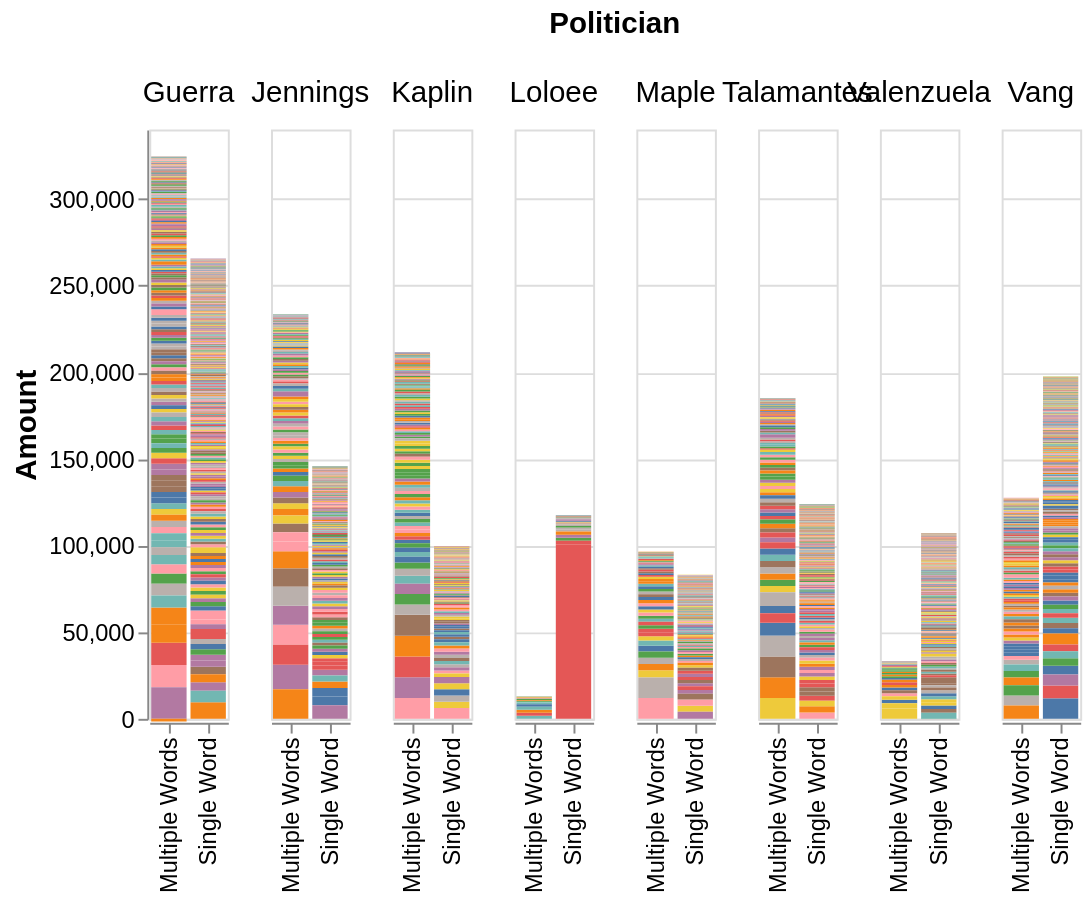

Describe this chart as a Vega-Lite specification.
### Vega-Lite specification from a JSON file in a GitHub repository (floating-point values rounded to 4 significant figures; data arrays with more than 128 entries replaced by an {"elided": "..."} marker saying what was removed)
{"config": {"view": {"continuousWidth": 400, "continuousHeight": 300}}, "data": {"name": "data-aba496fa14898d9545c28e279cd18025"}, "mark": "bar", "encoding": {"color": {"field": "contributorLastName", "legend": null, "type": "nominal"}, "column": {"field": "PoliticianLastName", "header": {"labelFontSize": 15, "titleFontSize": 15}, "title": "Politician", "type": "nominal"}, "order": {"field": "amount", "sort": "descending", "type": "quantitative"}, "tooltip": [{"field": "contributorLastName", "title": "Contributor's Name", "type": "nominal"}, {"field": "contributorCity", "title": "Contributor's City", "type": "nominal"}, {"field": "amount", "format": "$,.2f", "title": "Amount", "type": "quantitative"}], "x": {"axis": {"labelFontSize": 12, "title": null}, "field": "NameType", "type": "nominal"}, "y": {"axis": {"labelFontSize": 12, "title": "Amount", "titleFontSize": 15}, "field": "amount", "scale": {"domain": [0, 340000]}, "type": "quantitative"}}, "$schema": "https://vega.github.io/schema/vega-lite/v4.17.0.json", "datasets": {"data-aba496fa14898d9545c28e279cd18025": {"elided": "3115 records"}}}
